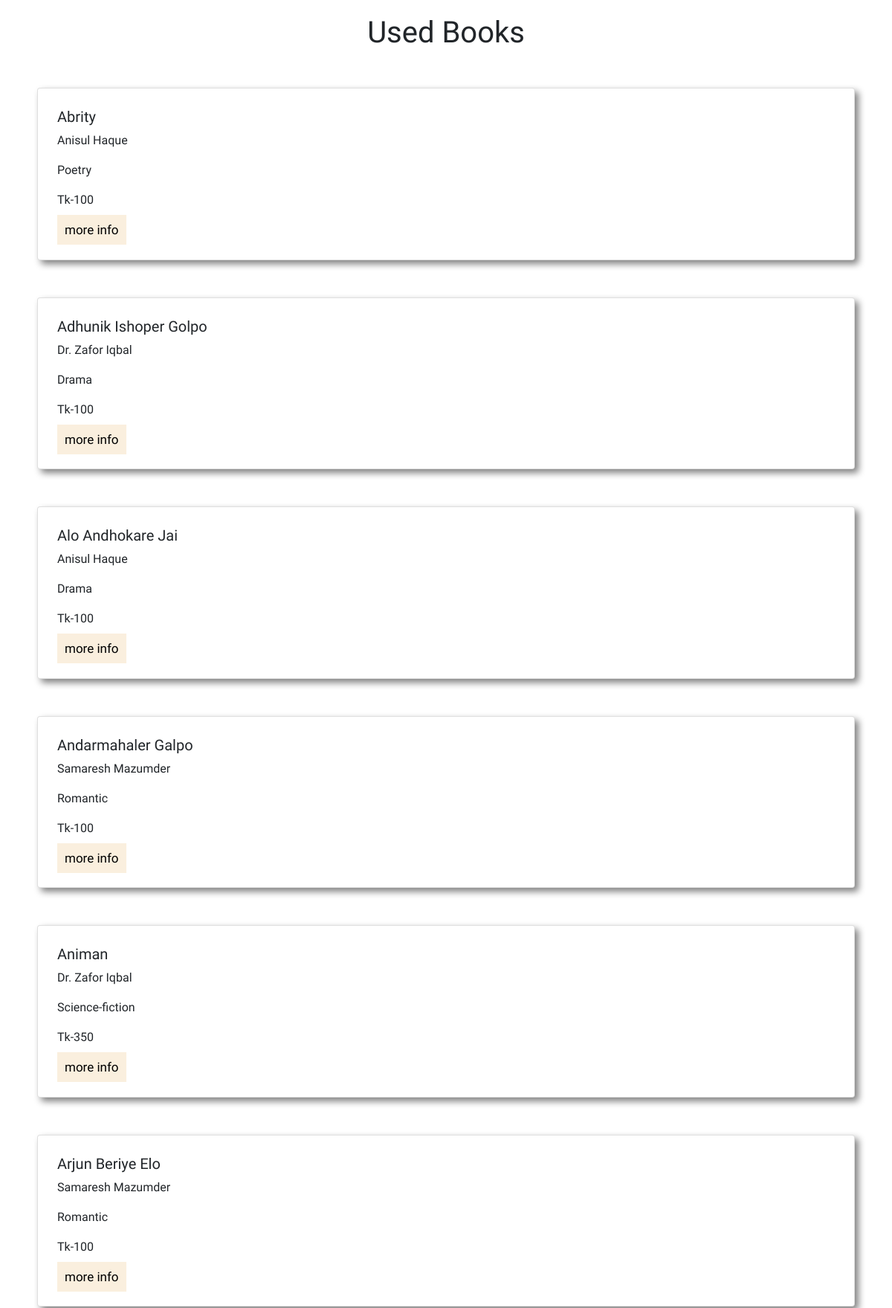
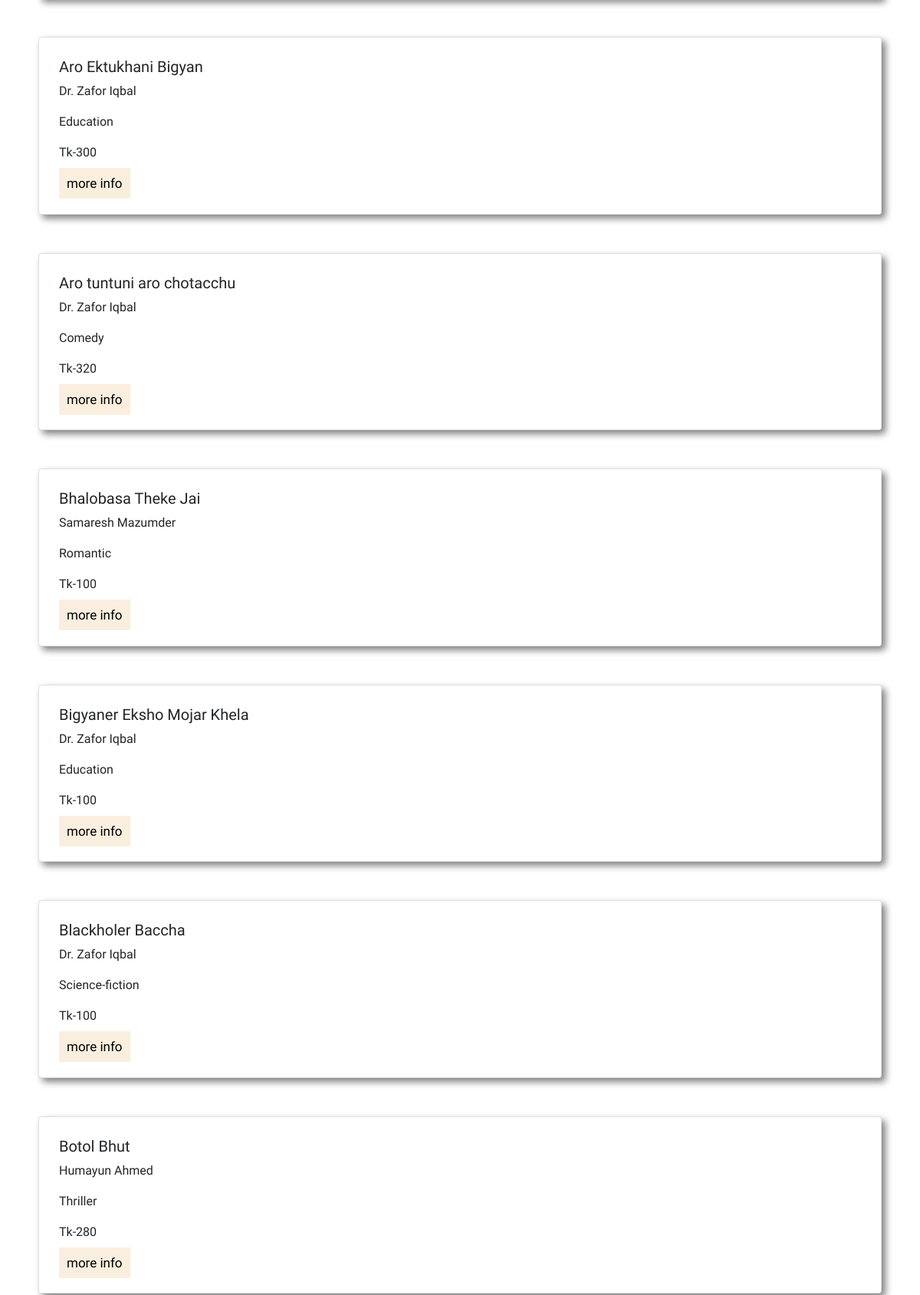
The page /files/used.php (upper part) on the database its author committed (2 pictures, top to bottom).
### tables this page shows
CREATE TABLE `book` (
  `ISBN` int(30) NOT NULL,
  `title` varchar(100) DEFAULT NULL,
  `author_name` varchar(50) DEFAULT NULL,
  `publication_id` int(10) DEFAULT NULL,
  `price` int(10) DEFAULT NULL,
  `genre` varchar(30) DEFAULT NULL,
  `pdf` varchar(10) DEFAULT NULL,
  `rating` decimal(3,1) DEFAULT NULL,
  `used` varchar(20) DEFAULT NULL,
  `offer` varchar(20) DEFAULT NULL,
  `year` date DEFAULT NULL
);

### files/used.php (the view, shortened to what this page needs)
<!DOCTYPE html>
<html lang="en">
<head>
    <link href="https://cdn.jsdelivr.net/npm/bootstrap@5.0.2/dist/css/bootstrap.min.css" rel="stylesheet">
    <link rel="stylesheet" href="../css/books.css">
</head>
<body>
<?php
$db = mysqli_connect("localhost", "root", "", "readersden");
$sql = "SELECT title, author_name, genre, price FROM book WHERE used='yes' ORDER BY title ASC";
$result = mysqli_query($db, $sql);
?>
    <h1 class="text-center"> Used Books</h1>
    <?php
          if (mysqli_num_rows($result)>0) {
          while ($row= mysqli_fetch_assoc($result)) {
    ?>
    <div class="card books">
        <div class="card-body">
          <h5 class="card-title"> <?php echo $row['title']; ?> </h5>
          <p class="card-text"> <?php echo $row['author_name']; ?> </p>
          <p class="card-text"> <?php echo $row['genre']; ?> </p>
          <p class="card-text"> <?php echo "Tk-".$row['price']; ?> </p>
          <a href="#" class="button">more info</a>
        </div>
      </div>
      <?php
  }
} else {
  echo "0 results";
}
?>
</body>
</html>

### css/books.css (style rules this page uses)
body { font-family: 'Oswald', sans-serif; }
.books { margin: 50px; padding: 10px; box-shadow: gray 5px 5px 10px; }
h1 { padding-top: 20px; }
.button { margin: 10px 0; padding: 10px; border: none; outline: none; cursor: pointer; font-size: 17px; width: 80%; background-color: #f8e9d2b9; text-decoration: none; color: black; }

### rows shown on the page
book: title "Abrity", author_name "Anisul Haque", genre "Poetry", price "100"
book: title "Adhunik Ishoper Golpo", author_name "Dr. Zafor Iqbal", genre "Drama", price "100"
book: title "Alo Andhokare Jai", author_name "Anisul Haque", genre "Drama", price "100"
book: title "Andarmahaler Galpo", author_name "Samaresh Mazumder", genre "Romantic", price "100"
book: title "Animan", author_name "Dr. Zafor Iqbal", genre "Science-fiction", price "350"
book: title "Arjun Beriye Elo", author_name "Samaresh Mazumder", genre "Romantic", price "100"
book: title "Aro Ektukhani Bigyan", author_name "Dr. Zafor Iqbal", genre "Education", price "300"
book: title "Aro tuntuni aro chotacchu", author_name "Dr. Zafor Iqbal", genre "Comedy", price "320"
book: title "Bhalobasa Theke Jai", author_name "Samaresh Mazumder", genre "Romantic", price "100"
book: title "Bigyaner Eksho Mojar Khela", author_name "Dr. Zafor Iqbal", genre "Education", price "100"
book: title "Blackholer Baccha", author_name "Dr. Zafor Iqbal", genre "Science-fiction", price "100"
book: title "Botol Bhut", author_name "Humayun Ahmed", genre "Thriller", price "280"
